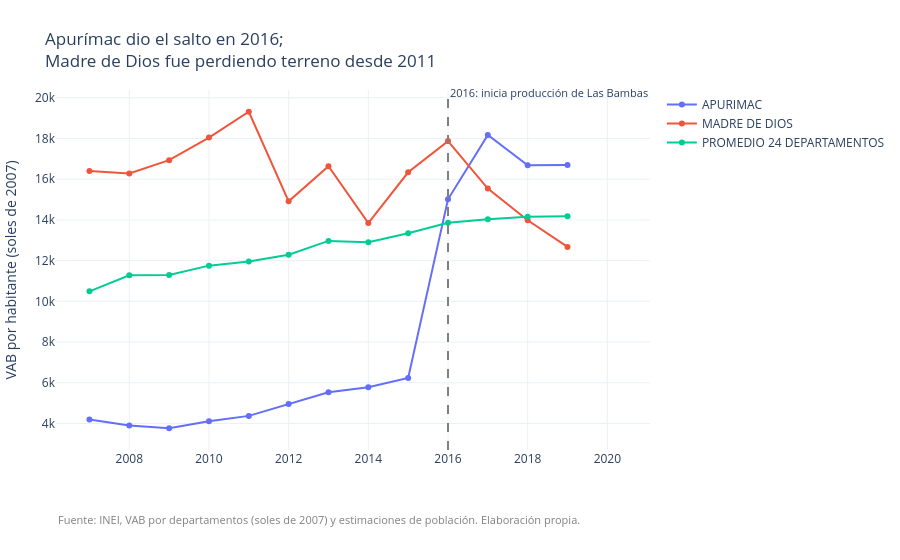

Here is the notebook cell this chart was saved with:
### Code cell
fig_linea = px.line(
    evolucion, x="anio", y="vab_pc", color="departamento", markers=True,
    labels={"anio": "", "vab_pc": "VAB por habitante (soles de 2007)", "departamento": ""},
    title="Apurímac dio el salto en 2016;<br>Madre de Dios fue perdiendo terreno desde 2011",
)
fig_linea.add_vline(x=2016, line_dash="dash", line_color="gray")
fig_linea.update_layout(
    template="plotly_white",
    margin=dict(l=10, r=10, t=90, b=110),
    annotations=[
        dict(text="2016: inicia producción de Las Bambas", showarrow=False,
             x=2016, y=1.02, xref="x", yref="paper", xanchor="left", font=dict(size=11)),
        dict(text=fuente, showarrow=False, xref="paper", yref="paper",
             x=0, y=-0.22, font=dict(size=11, color="gray")),
    ],
)
fig_linea.show()

### Figure 1 — Plotly figure (JSON) as saved in the notebook; plotly's stock layout.template omitted (floating-point values rounded to 4 significant figures)
{"data": [{"hovertemplate": "=%{x}<br>VAB por habitante (soles de 2007)=%{y}<extra></extra>", "legendgroup": "APURIMAC", "line": {"color": "#636efa", "dash": "solid"}, "marker": {"symbol": "circle"}, "mode": "lines+markers", "name": "APURIMAC", "orientation": "v", "showlegend": true, "type": "scatter", "x": [2007, 2008, 2009, 2010, 2011, 2012, 2013, 2014, 2015, 2016, 2017, 2018, 2019], "xaxis": "x", "y": [4192.0, 3898.0, 3766.0, 4112.0, 4373.0, 4962.0, 5533.0, 5776.0, 6240.0, 15010.0, 18170.0, 16690.0, 16690.0], "yaxis": "y"}, {"hovertemplate": "=%{x}<br>VAB por habitante (soles de 2007)=%{y}<extra></extra>", "legendgroup": "MADRE DE DIOS", "line": {"color": "#EF553B", "dash": "solid"}, "marker": {"symbol": "circle"}, "mode": "lines+markers", "name": "MADRE DE DIOS", "orientation": "v", "showlegend": true, "type": "scatter", "x": [2007, 2008, 2009, 2010, 2011, 2012, 2013, 2014, 2015, 2016, 2017, 2018, 2019], "xaxis": "x", "y": [16400.0, 16280.0, 16940.0, 18050.0, 19310.0, 14910.0, 16630.0, 13850.0, 16340.0, 17870.0, 15540.0, 13980.0, 12670.0], "yaxis": "y"}, {"hovertemplate": "=%{x}<br>VAB por habitante (soles de 2007)=%{y}<extra></extra>", "legendgroup": "PROMEDIO 24 DEPARTAMENTOS", "line": {"color": "#00cc96", "dash": "solid"}, "marker": {"symbol": "circle"}, "mode": "lines+markers", "name": "PROMEDIO 24 DEPARTAMENTOS", "orientation": "v", "showlegend": true, "type": "scatter", "x": [2007, 2008, 2009, 2010, 2011, 2012, 2013, 2014, 2015, 2016, 2017, 2018, 2019], "xaxis": "x", "y": [10490.0, 11280.0, 11300.0, 11750.0, 11960.0, 12290.0, 12970.0, 12910.0, 13350.0, 13860.0, 14030.0, 14150.0, 14180.0], "yaxis": "y"}], "layout": {"annotations": [{"font": {"size": 11}, "showarrow": false, "text": "2016: inicia producción de Las Bambas", "x": 2016, "xanchor": "left", "xref": "x", "y": 1.02, "yref": "paper"}, {"font": {"color": "gray", "size": 11}, "showarrow": false, "text": "Fuente: INEI, VAB por departamentos (soles de 2007) y estimaciones de población. Elaboración propia.", "x": 0, "xref": "paper", "y": -0.22, "yref": "paper"}], "legend": {"title": {"text": ""}, "tracegroupgap": 0}, "margin": {"b": 110, "l": 10, "r": 10, "t": 90}, "shapes": [{"line": {"color": "gray", "dash": "dash"}, "type": "line", "x0": 2016, "x1": 2016, "xref": "x", "y0": 0, "y1": 1, "yref": "y domain"}], "title": {"text": "Apurímac dio el salto en 2016;<br>Madre de Dios fue perdiendo terreno desde 2011"}, "xaxis": {"anchor": "y", "domain": [0.0, 1.0], "title": {"text": ""}}, "yaxis": {"anchor": "x", "domain": [0.0, 1.0], "title": {"text": "VAB por habitante (soles de 2007)"}}}}
